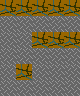

A level layout from a 2D game, rendered from its tile map. Below: a short description, then the map file with its tile-grid data intact:
An orthogonal 5x6 tile map with 16x16 px tiles, 1 tile layer (Tile Layer 1), 2 tilesets and 3 objects.

<map version="1.10" tiledversion="1.11.0" orientation="orthogonal" renderorder="right-down" width="5" height="6" tilewidth="16" tileheight="16" infinite="0" nextlayerid="3" nextobjectid="4">
 <tileset firstgid="1" source="../../../../tools/soko/templateTiledProject/tilesheet.tsx" />
 <tileset firstgid="65" source="../../../../tools/soko/templateTiledProject/soko_entities.tsx" />
 <layer id="1" name="Tile Layer 1" width="5" height="6">
  <data encoding="csv">
1,1,1,1,1,
2,2,2,2,2,
2,2,1,1,1,
2,2,2,2,2,
2,1,2,2,2,
2,2,2,2,2
</data>
 </layer>
 <objectgroup id="2" name="entities">
  <object id="1" gid="65" x="64" y="32" width="16" height="16">
   <properties>
    <property name="gamemode" value="SOKO_EULER" />
   </properties>
  </object>
  <object id="2" gid="66" x="32" y="80" width="16" height="16" />
  <object id="3" gid="66" x="16" y="48" width="16" height="16" />
 </objectgroup>
</map>
